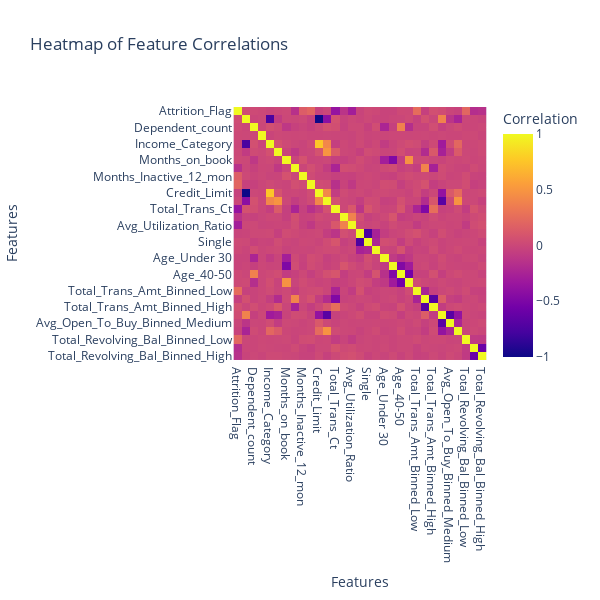

The notebook cell this image was saved under:
### Code cell
import plotly.express as px
import plotly.graph_objects as go
heatmap_data = data.corr()  
fig_heatmap = px.imshow(heatmap_data, 
                         labels=dict(x="Features", y="Features", color="Correlation"),
                         title="Heatmap of Feature Correlations")
fig_heatmap.update_layout(width=600,
                  height=600, 
)

fig_heatmap.show()

### Figure 1 — Plotly figure (JSON) as saved in the notebook; plotly's stock layout.template omitted (floating-point values rounded to 4 significant figures; data arrays with more than 128 entries replaced by an {"elided": "..."} marker saying what was removed)
{"data": [{"coloraxis": "coloraxis", "hovertemplate": "Features: %{x}<br>Features: %{y}<br>Correlation: %{z}<extra></extra>", "name": "0", "type": "heatmap", "x": ["Attrition_Flag", "Gender", "Dependent_count", "Education_Level", "Income_Category", "Card_Category", "Months_on_book", "Total_Relationship_Count", "Months_Inactive_12_mon", "Contacts_Count_12_mon", "Credit_Limit", "Total_Amt_Chng_Q4_Q1", "Total_Trans_Ct", "Total_Ct_Chng_Q4_Q1", "Avg_Utilization_Ratio", "Married", "Single", "Unknown", "Age_Under 30", "Age_30-40", "Age_40-50", "Age_50-60", "Total_Trans_Amt_Binned_Low", "Total_Trans_Amt_Binned_Medium", "Total_Trans_Amt_Binned_High", "Avg_Open_To_Buy_Binned_Low", "Avg_Open_To_Buy_Binned_Medium", "Avg_Open_To_Buy_Binned_High", "Total_Revolving_Bal_Binned_Low", "Total_Revolving_Bal_Binned_Medium", "Total_Revolving_Bal_Binned_High"], "xaxis": "x", "y": ["Attrition_Flag", "Gender", "Dependent_count", "Education_Level", "Income_Category", "Card_Category", "Months_on_book", "Total_Relationship_Count", "Months_Inactive_12_mon", "Contacts_Count_12_mon", "Credit_Limit", "Total_Amt_Chng_Q4_Q1", "Total_Trans_Ct", "Total_Ct_Chng_Q4_Q1", "Avg_Utilization_Ratio", "Married", "Single", "Unknown", "Age_Under 30", "Age_30-40", "Age_40-50", "Age_50-60", "Total_Trans_Amt_Binned_Low", "Total_Trans_Amt_Binned_Medium", "Total_Trans_Amt_Binned_High", "Avg_Open_To_Buy_Binned_Low", "Avg_Open_To_Buy_Binned_Medium", "Avg_Open_To_Buy_Binned_High", "Total_Revolving_Bal_Binned_Low", "Total_Revolving_Bal_Binned_Medium", "Total_Revolving_Bal_Binned_High"], "yaxis": "y", "z": {"elided": "31x31 float values"}}], "layout": {"coloraxis": {"colorbar": {"title": {"text": "Correlation"}}, "colorscale": [[0, "#0d0887"], [0.1111, "#46039f"], [0.2222, "#7201a8"], [0.3333, "#9c179e"], [0.4444, "#bd3786"], [0.5556, "#d8576b"], [0.6667, "#ed7953"], [0.7778, "#fb9f3a"], [0.8889, "#fdca26"], [1, "#f0f921"]]}, "height": 600, "title": {"text": "Heatmap of Feature Correlations"}, "width": 600, "xaxis": {"anchor": "y", "constrain": "domain", "domain": [0, 1], "scaleanchor": "y", "title": {"text": "Features"}}, "yaxis": {"anchor": "x", "autorange": "reversed", "constrain": "domain", "domain": [0, 1], "title": {"text": "Features"}}}}
